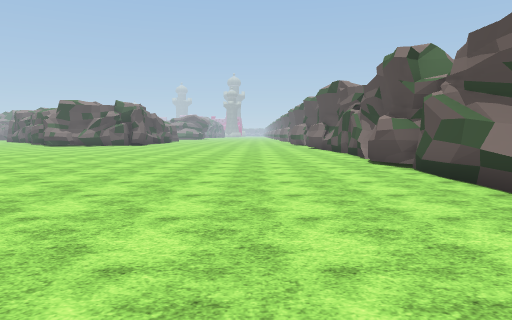
view 1 (above)

23 first-person views from a walk through a Unity game level. The camera is 1.5 m above the floor, tilts 4° down and sees 70° across. The floor is counted in squares, 2 m on a side. Each view is taken from the middle of a square. On the plan, view 1 faces up. The plan holds only what a view shows up to about 11 squares ahead; the rest is blank. The place goes on beyond the plan. The terrain is drawn as flat ground. Some animated figures are left out. Some surface patterns are stand-ins.

view 2
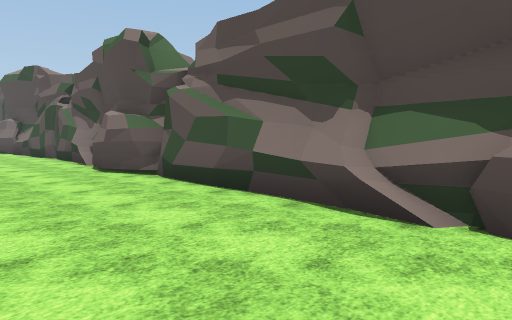

view 3
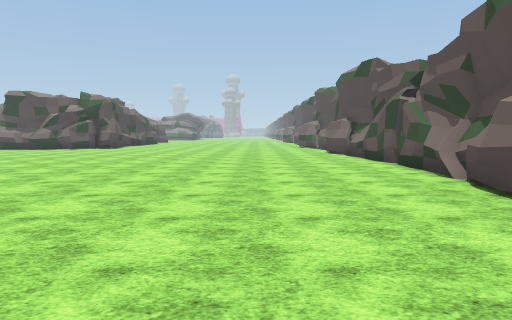

view 4
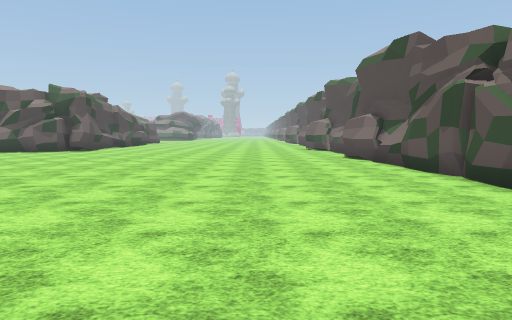

view 5
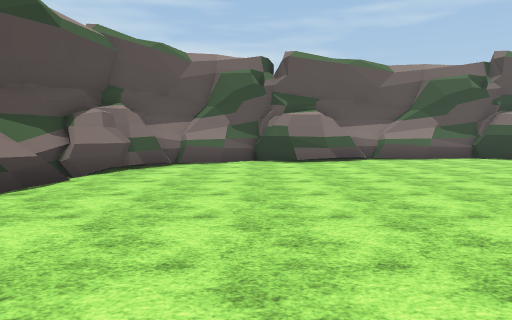

view 6
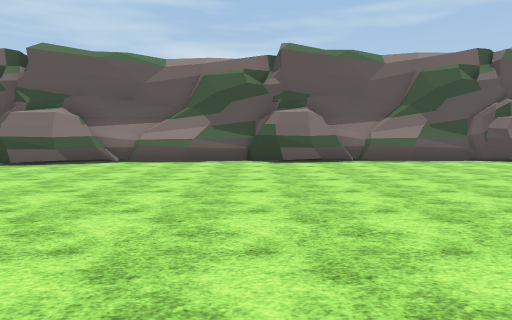

view 7
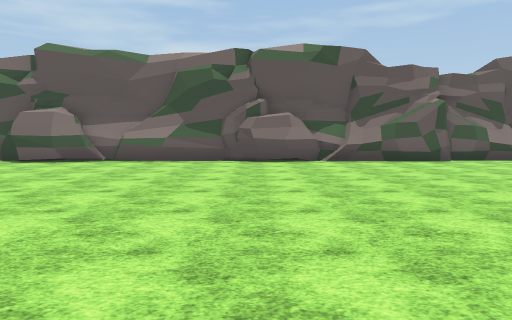

view 8
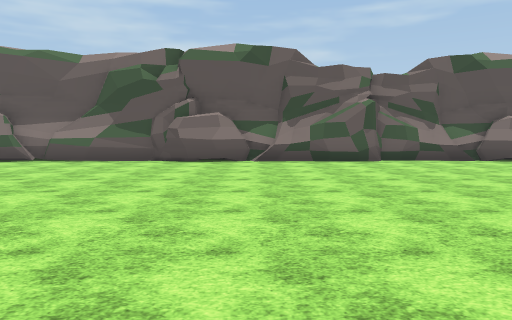

view 9
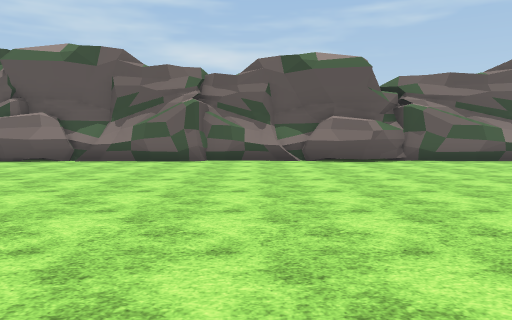

view 10
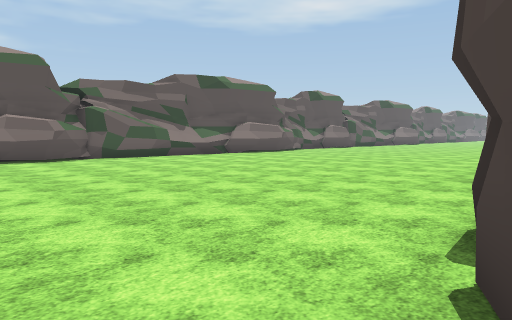

view 11
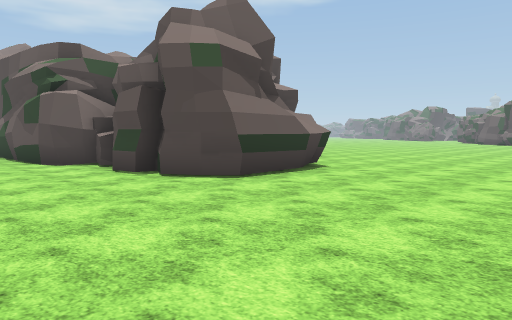

view 12
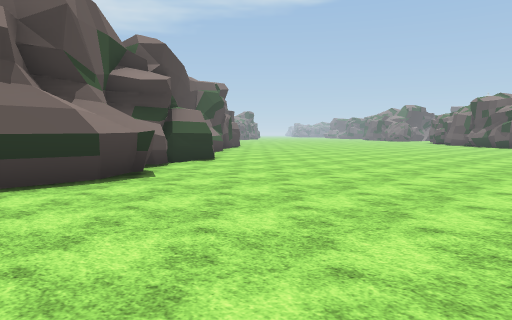

view 13
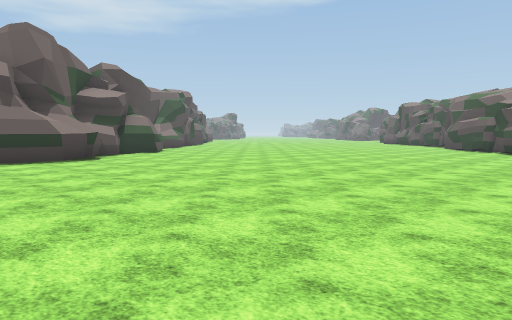

view 14
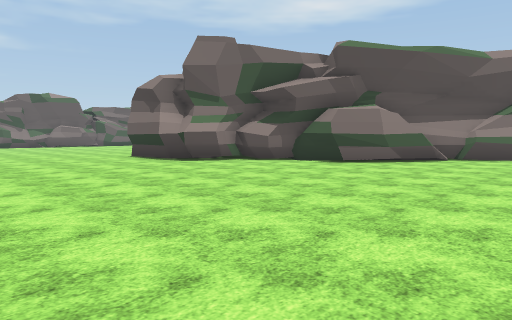

view 15
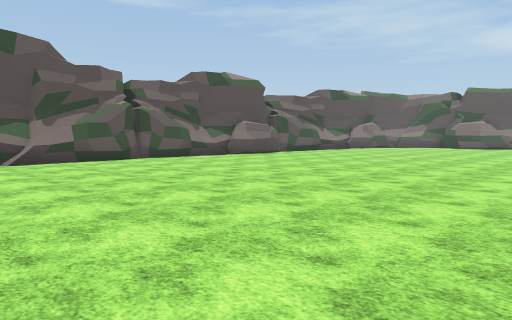

view 16
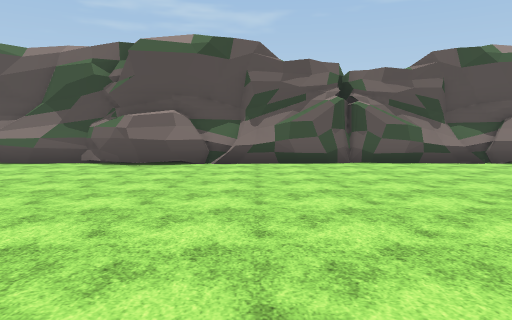

view 17
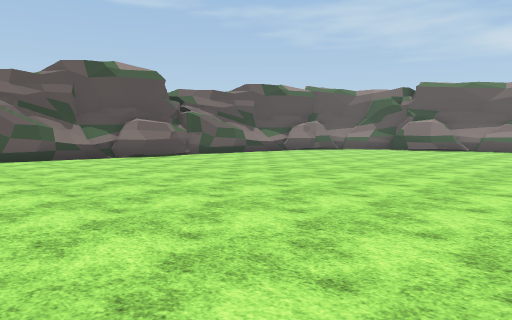

view 18
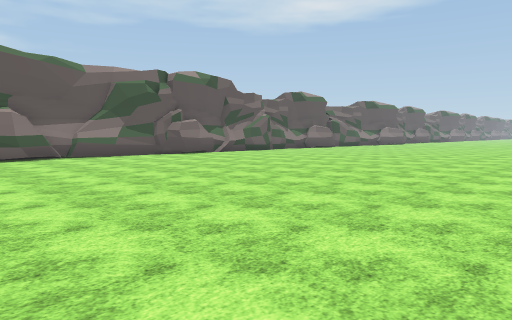

view 19
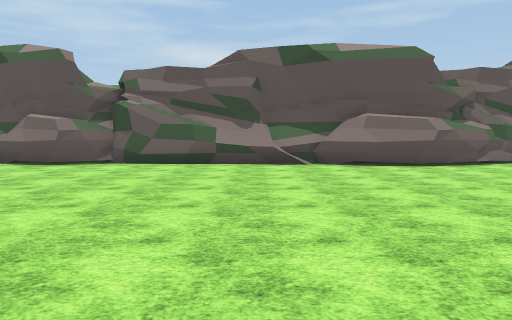

view 20
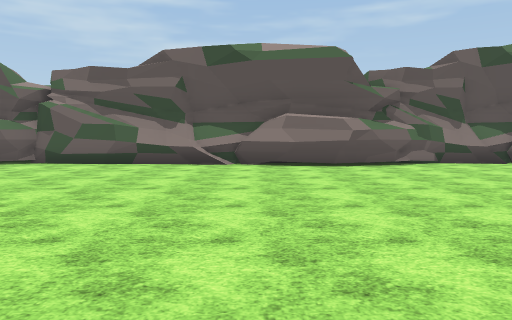

view 21
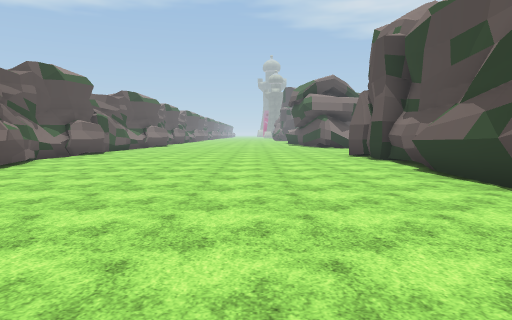

view 22
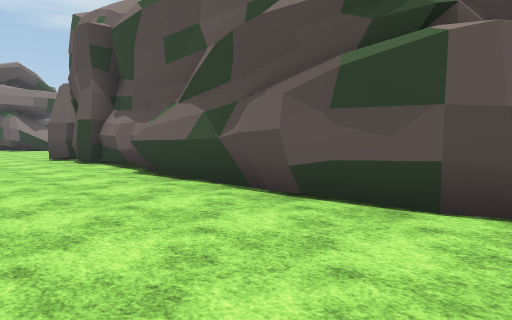

view 23
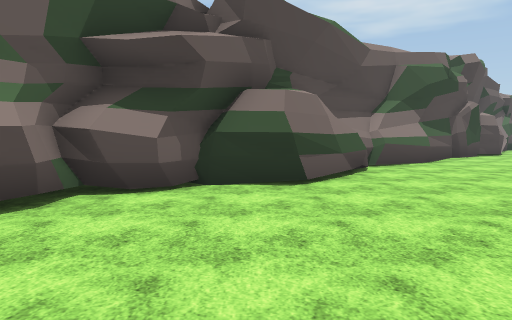

### Floor plan
Key: @ floor where view 1 was taken; # wall or solid block; . floor.
Columns run from 36 left of view 1 to 4 right of it. Each row starts with its distance up from view 1.
 21       #...       .. .              ....##
 20       ##... ........  ..     . .. .....##
 19        ##...............     ..........##
 18         #...............     ...........#
 17         ###.............     ...........#
 16           ##.............   ............#
 15            #.............    ...........#
 14            ##............   ............#
 13             ##...........   ............#
 12             ###..........    ...........#
 11               #...........   ...........#
 10               #........... ............##
  9          ######........................##
  8 ##########..............................#
  7 ........................................#
  6 .......................................##
  5 .......................................##
  4 .......................................##
  3 ........................................#
  2 .......................................##
  1 .......................................#
  0 ....................................@.##
 -1 ..................................##.##
 -2 ..####.###.###...###.##.##.###########
 -3 ###  ##########################

Positions as (right, up) in squares from view 1, and headings:
1: (0, 0), facing up
2: (0, 2), facing up-right
3: (0, 5), facing up
4: (0, 8), facing up
5: (0, 9), facing down
6: (-7, 8), facing down
7: (-14, 8), facing down
8: (-16, 8), facing down
9: (-21, 8), facing down
10: (-21, 9), facing down-left
11: (-17, 5), facing up-left
12: (-16, 9), facing up-left
13: (-11, 8), facing up-left
14: (-16, 21), facing down-left
15: (-7, 20), facing down-right
16: (-6, 17), facing right
17: (-8, 16), facing down-right
18: (-6, 10), facing down-left
19: (-29, 7), facing down
20: (-31, 7), facing down
21: (-25, 4), facing left
22: (-26, 4), facing up-left
23: (-19, 15), facing left
